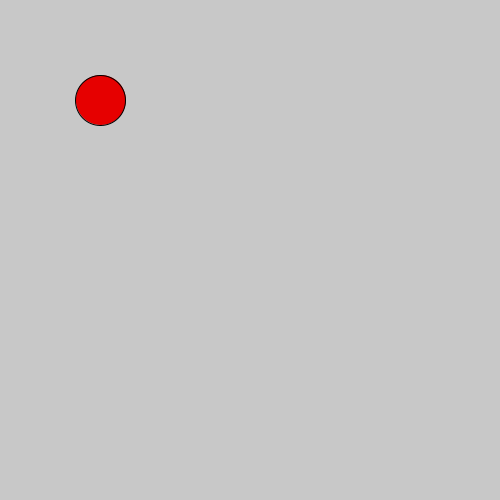
Frame 1 (no input)
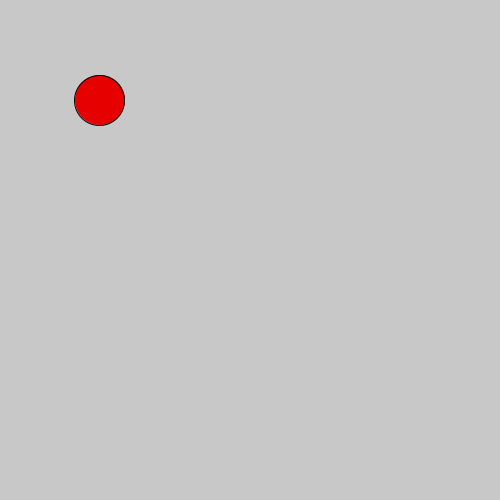
Frame 60 (the mouse pressed at the canvas centre just before this capture)
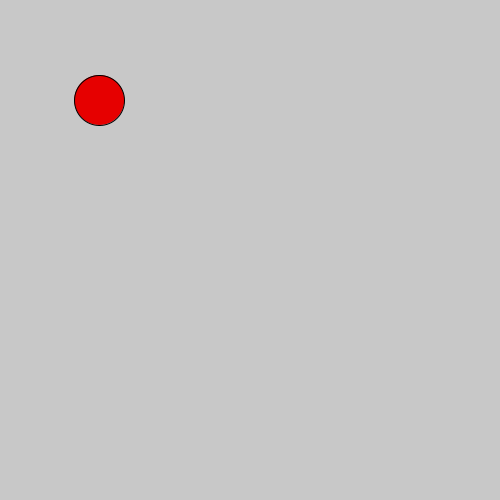
Frame 120 (the mouse held since frame 60 and released just before this capture)

The Processing sketch that drew these frames (run headless with seeded random() and noise(); from frame 60 on, the mouse is pressed at the canvas centre):

// Processing sketch: sin_interp
// ── sin_interp.pde
float x=1000;
float y=1000;

void setup(){
  size(500,500);
}

void draw(){
  background(200);
  
  fill(230,0,0);
  ellipse(100+sin(x),100,50,50);
  
  //phase
  //ellipses(100+sin(y)*50, 160,50,50);
  
  //circle
  //ellipse(200+sin(x)*50,400+cos(x)*50,50,50);
  
  x+=PI/16;
  y+=PI/32;
  
}
